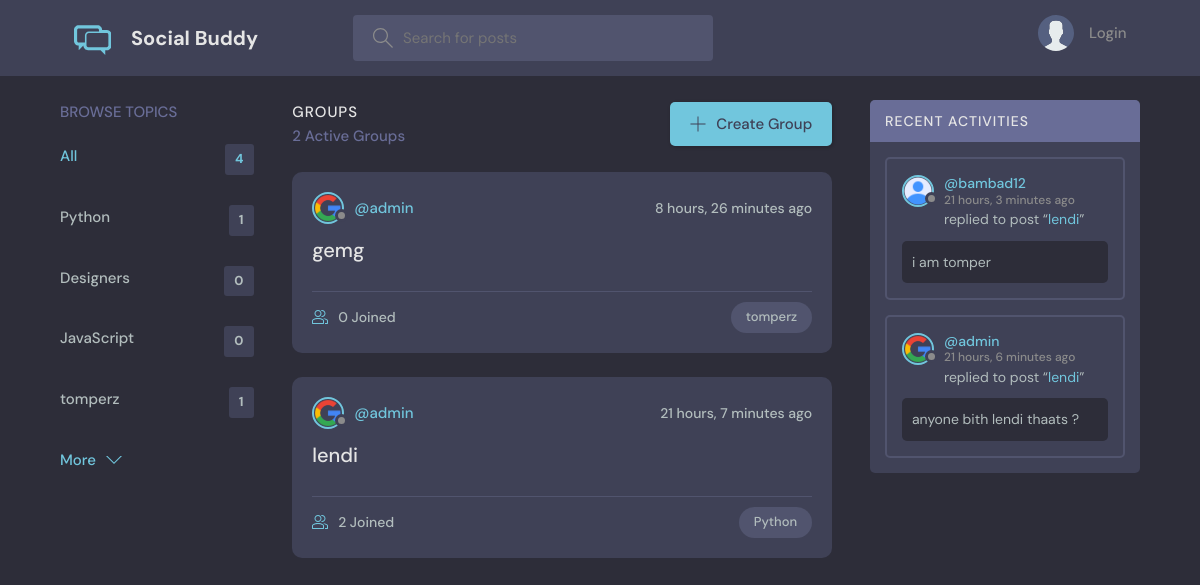
The app's page /, older data.
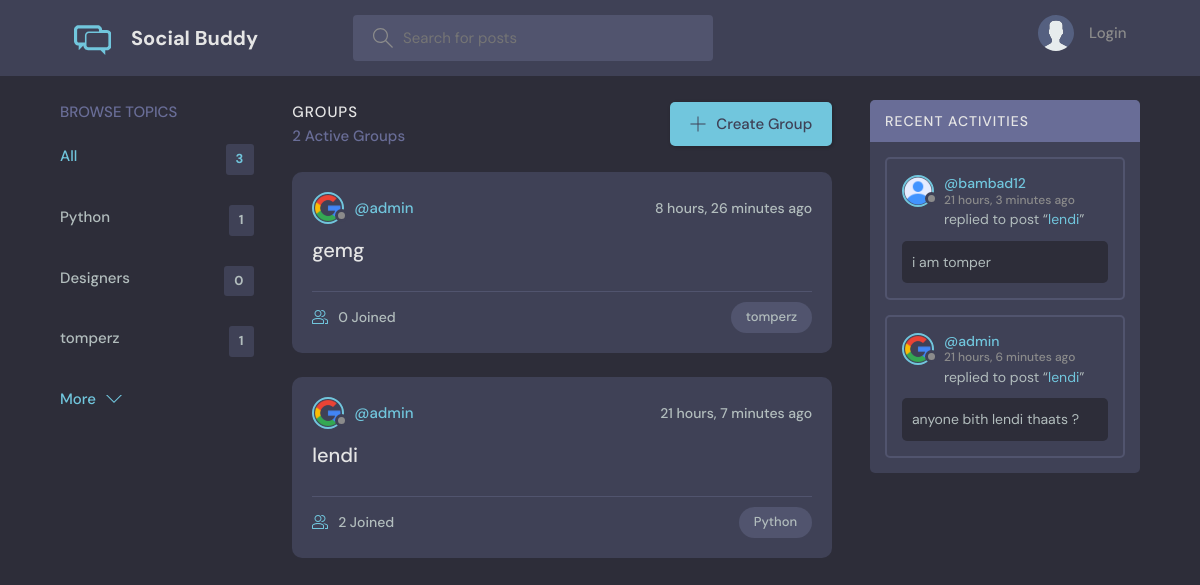
The same page, newer data.
### base/models.py (models this page shows, shortened)
class Topic(models.Model):
    name = models.CharField(max_length=200)

class Room(models.Model):
    host = models.ForeignKey(User, on_delete=models.SET_NULL, null=True)
    topic = models.ForeignKey(Topic, on_delete=models.SET_NULL, null=True)
    name = models.CharField(max_length=200)
    description = models.TextField(null=True, blank=True)
    participants = models.ManyToManyField(
        User, related_name='participants', blank=True)
    updated = models.DateTimeField(auto_now=True)
    created = models.DateTimeField(auto_now_add=True)
    class Meta:
        ordering = ['-updated', '-created']
    def __str__(self):
        return self.name

class User(AbstractUser):
    name = models.CharField(max_length=200, null=True)
    email = models.EmailField(unique=True, null=True)
    bio = models.TextField(null=True)
    avatar = models.ImageField(null=True, default="avatar.svg")
    USERNAME_FIELD = 'email'
    REQUIRED_FIELDS = ['username', 'password']

class Message(models.Model):
    user = models.ForeignKey(User, on_delete=models.CASCADE)
    room = models.ForeignKey(Room, on_delete=models.CASCADE)
    body = models.TextField()
    updated = models.DateTimeField(auto_now=True)
    created = models.DateTimeField(auto_now_add=True)
    class Meta:
        ordering = ['-updated', '-created']

### base/views.py (the view)
# urls.py: path('', views.home, name="home"),
def home(request):
    q = request.GET.get('q') if request.GET.get('q') != None else ''
    rooms = Room.objects.filter(
        Q(topic__name__icontains=q) |
        Q(name__icontains=q) |
        Q(description__icontains=q)
    )
    topics = Topic.objects.all()[0:5]
    room_count = rooms.count()
    room_messages = Message.objects.filter(
        Q(room__topic__name__icontains=q))[0:3]
    context = {'rooms': rooms, 'topics': topics,
               'room_count': room_count, 'room_messages': room_messages}
    return render(request, 'base/home.html', context)

### base/templates/base/home.html (shortened to what this page needs)
{% extends 'main.html' %}
{% block content %}
<main class="layout layout--3">
  <div class="container">
    {% include 'base/topics_component.html' %}
    <div class="roomList">
      <div class="roomList__header">
        <div>
          <h2>Groups</h2>
          <p>{{room_count}} Active Groups</p>
        </div>
        <a class="btn btn--main" href="{% url 'create-room' %}">
          <svg version="1.1" xmlns="http://www.w3.org/2000/svg" width="32" height="32" viewBox="0 0 32 32">
            <title>Add</title>
            <path
              d="M16.943 0.943h-1.885v14.115h-14.115v1.885h14.115v14.115h1.885v-14.115h14.115v-1.885h-14.115v-14.115z">
            </path>
          </svg>
          Create Group
        </a>
      </div>
      {% include 'base/feed_component.html' %}
    </div>
    {% include 'base/activity_component.html' %}
  </div>
</main>
{% endblock %}

### base/templates/base/topics_component.html
<div class="topics">
    <div class="topics__header">
        <h2>Browse Topics</h2>
    </div>
    <ul class="topics__list">
        <li>
            <a href="{% url 'home' %}" class="active">All <span>{{topics.count}}</span></a>
        </li>
        {% for topic in topics %}
        <li>
            <a href="{% url 'home' %}?q={{topic.name}}">{{topic.name}}<span>{{topic.room_set.all.count}}</span></a>
        </li>
        {% endfor %}
    </ul>
    <a class="btn btn--link" href="{% url 'topics' %}">
        More
        <svg version="1.1" xmlns="http://www.w3.org/2000/svg" width="32" height="32" viewBox="0 0 32 32">
            <title>chevron-down</title>
            <path d="M16 21l-13-13h-3l16 16 16-16h-3l-13 13z"></path>
        </svg>
    </a>
</div>

### base/templates/base/feed_component.html (shortened to what this page needs)
{% for room in rooms %}
<div class="roomListRoom">
    <div class="roomListRoom__header">
        <a href="{% url 'user-profile' room.host.id %}" class="roomListRoom__author">
            <div class="avatar avatar--small">
                <img src="{{room.host.avatar.url}}" />
            </div>
            <span>@{{room.host.username}}</span>
        </a>
        <div class="roomListRoom__actions">
            <span>{{room.created|timesince}} ago</span>
        </div>
    </div>
    <div class="roomListRoom__content">
        <a href="{% url 'room' room.id %}">{{room.name}}</a>
    </div>
    <div class="roomListRoom__meta">
        <a href="{% url 'room' room.id %}" class="roomListRoom__joined">
            {{room.participants.all.count}} Joined
        </a>
        <p class="roomListRoom__topic">{{room.topic.name}}</p>
    </div>
</div>
{% endfor %}

### base/templates/base/activity_component.html (shortened to what this page needs)
<div class="activities">
    <div class="activities__header">
        <h2>Recent Activities</h2>
    </div>
    {% for message in room_messages %}
    <div class="activities__box">
        <div class="activities__boxHeader roomListRoom__header">
            <a href="{% url 'user-profile' message.user.id %}" class="roomListRoom__author">
                <div class="avatar avatar--small">
                    <img src="{{message.user.avatar.url}}" />
                </div>
                <p>
                    @{{message.user.username}}
                    <span>{{message.created|timesince}} ago</span>
                </p>
            </a>
        </div>
        <div class="activities__boxContent">
            <p>replied to post “<a href="{% url 'room' message.room.id %}">{{message.room}}</a>”</p>
            <div class="activities__boxRoomContent">{{message.body}}</div>
        </div>
    </div>
    {% endfor %}
</div>

Row changes from the older to the newer data that the page shows:
removed Topic: name "JavaScript", room_set.all.count "0"
Text that changed along with them:
{{ topics.count }}: "4" → "3"
